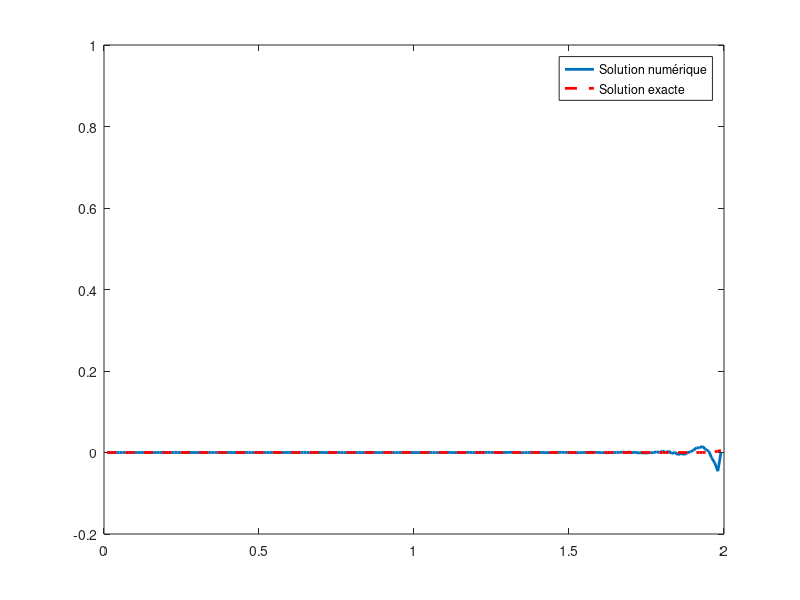

Reproduce this figure in MATLAB.
% Définition des paramètres
a = 0;
b = 2;
beta = 1;
M = 200;
k = 0.005;
T = 2;
N = T/k;

% Calcul du pas h
h = (b - a) / (M + 1);

% Initialisation de x et U(0)
x = linspace(a + h, b-h, M+1)';
U0 = exp(-5 * (5 * x - 1) .^ 2);

% Préallocation de U pour stocker l'historique des solutions
U = zeros(M+1, N);
U(:,1) = U0; % La première colonne est U0

p = 1/k;
q = beta/(4*h);
r = -q;

% Création d'une matrice carrée MxM remplie de zéros
A = zeros(M+1, M+1);

% Remplissage de la diagonale principale avec p
for i = 1:M+1
    if i ~= M+1
        A(i, i) = p;
    else
        A(i, i) = 1;
    end
end

% Remplissage de la diagonale supérieure avec q
for i = 1:M
    if i ~= M+1
        A(i, i+1) = q;
    else
        A(i, i+1) = 0;
    end
end

% Remplissage de la diagonale inférieure avec r
for i = 2:M+1
    if i ~= M+1
        A(i, i-1) = r;
    else
        A(i, i-1) = 0;
    end
end

% Création d'une matrice carrée MxM remplie de zéros
B = zeros(M+1, M+1);

% Remplissage de la diagonale principale avec p
for i = 1:M+1
    if i ~= M+1
        B(i, i) = p;
    else
        B(i, i) = 1-beta*k/h;
    end
end

% Remplissage de la diagonale supérieure avec q
for i = 1:M
    if i ~= M+1
        B(i, i+1) = r;
    else
        B(i, i+1) =0;
    end
end

% Remplissage de la diagonale inférieure avec r
for i = 2:M+1
    if i ~= M+1
        B(i, i-1) = q;
    else
        B(i, i-1) = beta * k / h;
    end
end

C=B/A;

% Initialisation de la figure pour l'affichage dynamique
figure;
% Tracer la solution numérique initiale
hPlot = plot(x, U(:, 1), 'LineWidth', 2);
hold on; % Maintenir la figure pour les tracés additionnels
% Tracer la solution exacte initiale (sera mise à jour dans la boucle)
hExactPlot = plot(x, U0, 'r--', 'LineWidth', 2); % en rouge pointillé pour la solution exacte
ylim([-0.2 1]);

for n = 2:N
    % La colonne précédente représente UOLD
    UOLD = U(:, n-1);

    % Calcul de UNEW en utilisant la matrice A et UOLD
    UNEW = C * [UOLD];

    % Mise à jour de la matrice U avec les nouvelles valeurs
    U(:, n) = UNEW(1:M+1);

    % Mise à jour du tracé de la solution numérique
    set(hPlot, 'YData', U(:, n));

    % Calcul de la solution exacte à l'instant t
    xExact = x - beta*k*(n-1);
    UExact = exp(-5 * (5 * xExact - 1) .^ 2);

    % Mise à jour du tracé de la solution exacte
    set(hExactPlot, 'XData', x, 'YData', UExact);

    drawnow;
    pause(0.002);
end

legend([hPlot, hExactPlot], 'Solution numérique', 'Solution exacte'); % Ajouter une légende
hold off; % Fin du maintien de la figure